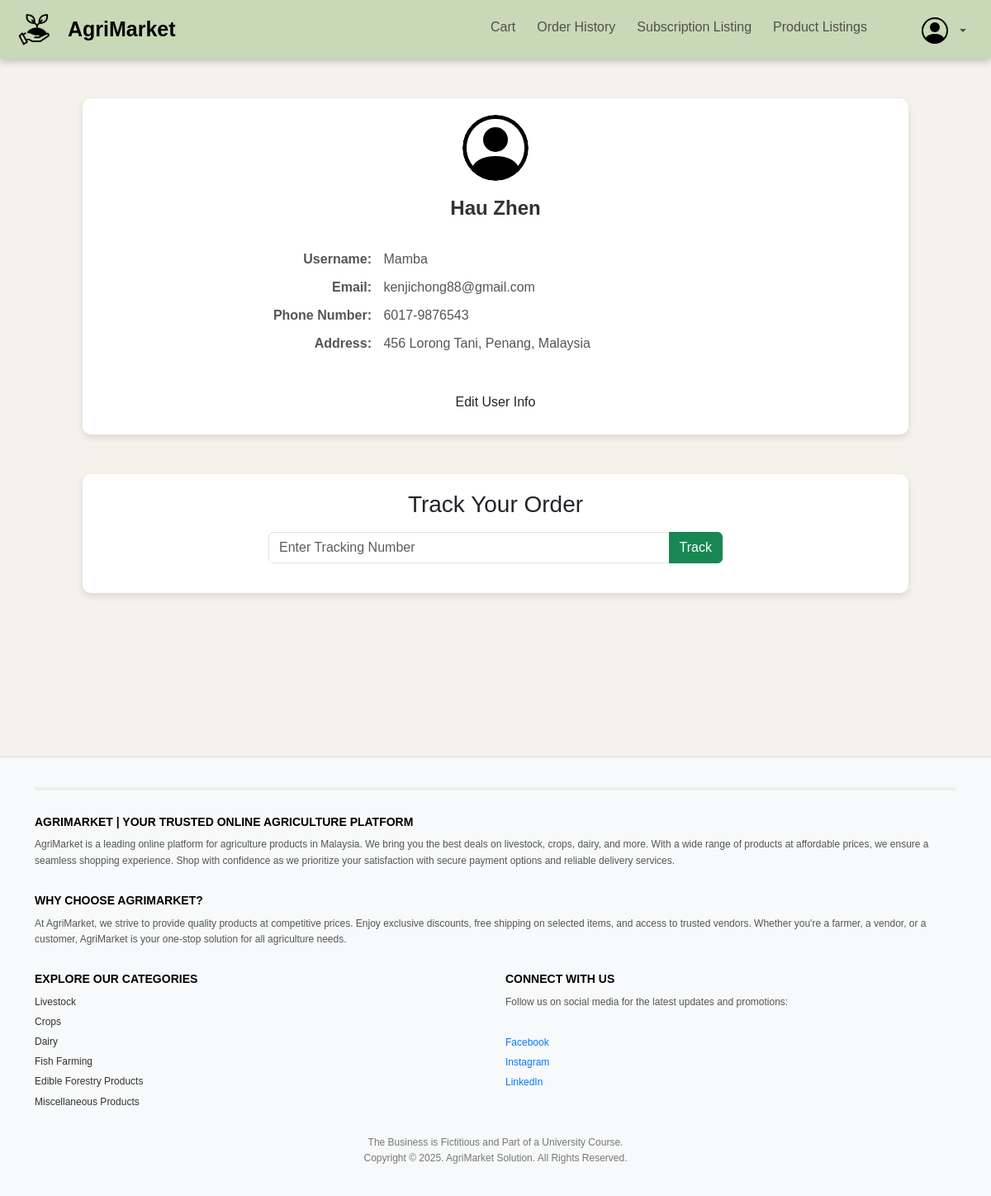
The app's page /Modules/customer/customer_profile.php (signed in) with its own data.
### tables this page shows
CREATE TABLE user (
    user_id INT AUTO_INCREMENT PRIMARY KEY,
    first_name VARCHAR(100) NOT NULL,
    last_name VARCHAR(100) NOT NULL,
    username VARCHAR(255) UNIQUE NOT NULL,
    email VARCHAR(255) UNIQUE NOT NULL,
    password VARCHAR(255) NOT NULL,
    role ENUM('Customer', 'Vendor', 'Staff', 'Admin') NOT NULL,
    phone_number VARCHAR(20) UNIQUE NOT NULL,
    home_address VARCHAR(200) NOT NULL,
    last_online DATETIME
);

### includes/database.php (called while the page is built, shortened)
<?php
function getCustomerDetails($user_id, $conn)
{
    $stmt = $conn->prepare("SELECT username, first_name, last_name, email, phone_number, home_address FROM user WHERE user_id = ?");
    $stmt->bind_param("i", $user_id);
    $stmt->execute();
    return $stmt->get_result()->fetch_assoc();
}

### Modules/customer/customer_profile.php (the view, shortened to what this page needs)
<?php
include '../../includes/database.php';
$user_id = $_SESSION['user_id'] ?? null;
$customer = getCustomerDetails($user_id, $conn);
?>
<!DOCTYPE html>
<html lang="en">
<head>
    <link rel="stylesheet" href="../../css/customer_profile.css">
</head>
<body class="customer_profile">
    <?php include '../../includes/header.php'; ?>
    <div class="container mt-5">
        <div class="profile-card">
            <div class="profile-header">
                <img src="../../assets/svg/person-circle.svg" alt="Customer Icon" class="profile-icon">
                <p class="customer-name">
                    <?= htmlspecialchars($customer['first_name'] . ' ' . $customer['last_name']); ?>
                </p>
            </div>
            <div class="profile-details mt-3">
                <p><strong>Username:</strong> <span><?= htmlspecialchars($customer['username']); ?></span></p>
                <p><strong>Email:</strong> <span><?= htmlspecialchars($customer['email']); ?></span></p>
                <p><strong>Phone Number:</strong> <span><?= htmlspecialchars($customer['phone_number']); ?></span></p>
                <p><strong>Address:</strong> <span><?= htmlspecialchars($customer['home_address']); ?></span></p>
            </div>
            <button class="btn edit-btn" data-bs-toggle="modal" data-bs-target="#editModal">Edit User Info</button>
        </div>
        <div class="tracking-card mt-5">
            <h3 class="text-center">Track Your Order</h3>
            <form action="" method="POST" class="tracking-form mt-3">
                <div class="input-group mb-3">
                    <input type="text" class="form-control" name="tracking_number" placeholder="Enter Tracking Number"
                        required>
                    <button class="btn btn-success" type="submit">Track</button>
                </div>
            </form>
        </div>
    </div>
    <?php include '../../includes/footer.php'; ?>
</body>
</html>

### includes/header.php (shortened to what this page needs)
<?php
require_once '../../includes/database.php';
$role = $_SESSION['role'];
$homeLink = "#";
if ($role === "Customer") {
    $homeLink = "../customer/main_page.php";
} elseif ($role === "Vendor") {
    $homeLink = "../customer/main_page.php";
} elseif ($role === "Staff") {
    $homeLink = "../staff/staff_dashboard.php";
} elseif ($role === "Admin") {
    $homeLink = "../admin/admin_dashboard.php";
}
$currentPage = basename($_SERVER['PHP_SELF']);
?>
<!DOCTYPE html>
<html lang="en">
<head>
    <link href="https://cdn.jsdelivr.net/npm/bootstrap@5.3.0/dist/css/bootstrap.min.css" rel="stylesheet">
    <link rel="stylesheet" href="../../css/header.css">
</head>
<body>
    <nav class="navbar navbar-expand-lg">
        <div class="container-fluid">
            <a class="navbar-brand" href="<?php echo $homeLink; ?>">
                <img src="../../Assets/img/logo.png" alt="logo" class="logo">
                AgriMarket
            </a>
            <div class="collapse navbar-collapse" id="navbarNav">
                <ul class="navbar-nav ms-auto">
                    <?php if ($role === "Customer" || $role === "Vendor"): ?>
                        <li class="nav-item">
                            <a class="nav-link <?php echo ($currentPage == 'cart.php') ? 'active' : ''; ?>"
                                href="../customer/cart.php">Cart</a>
                        </li>
                        <li class="nav-item">
                            <a class="nav-link <?php echo ($currentPage == 'order_history.php') ? 'active' : ''; ?>"
                                href="../customer/order_history.php">Order History</a>
                        </li>
                        <li class="nav-item">
                            <a class="nav-link <?php echo ($currentPage == 'subscription_listing.php') ? 'active' : ''; ?>"
                                href="../vendor/subscription_listing.php">Subscription Listing</a>
                        </li>
                    <?php endif; ?>
                    <?php if ($role === "Vendor"): ?>
                        <li class="nav-item">
                            <a class="nav-link <?php echo ($currentPage == 'product_listings.php') ? 'active' : ''; ?>"
                                href="../vendor/product_listings.php">Product Listings</a>
                        </li>
                    <?php endif; ?>
                    <li class="nav-item dropdown profile-item">
                        <a class="nav-link dropdown-toggle" href="#" id="navbarDropdown" role="button"
                            data-bs-toggle="dropdown" aria-expanded="false">
                            <img src="../../Assets/svg/person-circle.svg" alt="Profile">
                        </a>
                    </li>
                </ul>
            </div>
        </div>
    </nav>
</body>
</html>

### includes/footer.php
<link rel="stylesheet" href="../../css/footer.css">
<div class="footer-spacer"></div>
<footer class="footer mt-5">
    <div class="container">
        <hr class="footer-separator">
        <h5 class="footer-title">AGRIMARKET | YOUR TRUSTED ONLINE AGRICULTURE PLATFORM</h5>
        <p class="footer-description">
            AgriMarket is a leading online platform for agriculture products in Malaysia. We bring you the best deals on
            livestock, crops, dairy, and more. With a wide range of products at affordable prices, we ensure a seamless
            shopping experience. Shop with confidence as we prioritize your satisfaction with secure payment options and
            reliable delivery services.
        </p>
        <h5 class="footer-title">WHY CHOOSE AGRIMARKET?</h5>
        <p class="footer-description">
            At AgriMarket, we strive to provide quality products at competitive prices. Enjoy exclusive discounts, free
            shipping on selected items, and access to trusted vendors. Whether you're a farmer, a vendor, or a customer,
            AgriMarket is your one-stop solution for all agriculture needs.
        </p>
        <div class="row">
            <div class="col-md-6">
                <h5 class="footer-title">EXPLORE OUR CATEGORIES</h5>
                <ul class="footer-categories">
                    <li>Livestock</li>
                    <li>Crops</li>
                    <li>Dairy</li>
                    <li>Fish Farming</li>
                    <li>Edible Forestry Products</li>
                    <li>Miscellaneous Products</li>
                </ul>
            </div>
            <div class="col-md-6">
                <h5 class="footer-title">CONNECT WITH US</h5>
                <p class="footer-description">
                    Follow us on social media for the latest updates and promotions:
                </p>
                <ul class="footer-socials">
                    <li><a href="https://www.facebook.com/hautien.chong" target="_blank">Facebook</a></li>
                    <li><a href="https://www.instagram.com/ctien023" target="_blank">Instagram</a></li>
                    <li><a href="https://www.linkedin.com/in/chung-henn-teo" target="_blank">LinkedIn</a></li>
                </ul>
            </div>
        </div>
        <p class="footer-copyright">
            The Business is Fictitious and Part of a University Course.<br>
            Copyright © 2025. AgriMarket Solution. All Rights Reserved.
        </p>
    </div>
</footer>

### css/customer_profile.css (style rules this page uses)
body.customer_profile { background-color: #f5f1eb; font-family: Arial, sans-serif; }
.profile-card { background-color: #ffffff; border-radius: 10px; box-shadow: 0 4px 8px rgba(0, 0, 0, 0.1); padding: 20px; max-width: 1000px; margin: 0 auto; text-align: center; }
.profile-header { display: flex; flex-direction: column; align-items: center; }
.profile-icon { width: 80px; height: 80px; border-radius: 50%; margin-bottom: 15px; }
.customer-name { font-size: 1.5rem; font-weight: bold; color: #333; }
.profile-details { display: flex; flex-direction: column; gap: 10px; text-align: left; margin: 20px auto; max-width: 600px; }
.profile-details p { font-size: 1rem; color: #555; margin: 0; }
.profile-details strong { display: inline-block; width: 150px; text-align: right; margin-right: 10px; }
.edit-btn { background-color: #007bff; color: #fff; border: none; padding: 10px 20px; border-radius: 5px; margin-top: 20px; cursor: pointer; transition: background-color 0.3s ease; }
.text-center { text-align: center; }
.tracking-card { background-color: #ffffff; border-radius: 10px; box-shadow: 0 4px 8px rgba(0, 0, 0, 0.1); padding: 20px; max-width: 1000px; margin: 0 auto; text-align: center; }
.tracking-form .input-group { max-width: 550px; margin: 0 auto; }

### css/header.css (style rules this page uses)
.navbar { background-color:#c9d8b6; margin-bottom: 30px; box-shadow: 0px 4px 8px rgba(0, 0, 0, 0.2); }
.navbar .logo { width: 45px; height: 45px; margin-right: 15px; margin-left: 10px; }
.navbar .navbar-brand { display: flex; align-items: center; font-size: 25px; font-weight: bold; color: #000000; }
.navbar-brand { display: flex; align-items: center; }
.navbar .nav-link { color: #4f4f4f; }
.nav-item { margin-right: 10px; }
.profile-item { margin-left: 30px; }
.navbar-nav.ms-auto .nav-link { margin-top: 2px; display: flex; align-items: center; }
.navbar-nav .nav-link img { margin-left: 10px; margin-right: 10px; width: 32px; height: 32px; transition: transform 0.2s ease; }

### css/footer.css (style rules this page uses)
.footer-spacer { height: 150px; }
.footer { background-color: #f8f9fa; padding: 20px 10px; color: #333; font-size: 12px; line-height: 1.6; border-top: 1px solid #ddd; }
.footer-separator { border: 2px solid #c9d8b6; margin-bottom: 30px; }
.footer-title { font-size: 14px; font-weight: bold; margin-bottom: 10px; color: #000; }
.footer-description { margin-bottom: 30px; color: #555; }
.footer-categories, .footer-socials { list-style: none; padding: 0; margin: 0; }
.footer-categories li, .footer-socials li { margin-bottom: 5px; }
.footer-socials li a { color: #007bff; text-decoration: none; }
.footer-copyright { margin-top: 25px; font-size: 12px; color: #777; text-align: center; }

### records on screen
user: first_name+last_name "Hau Zhen", username "Mamba", email "kenjichong88@gmail.com", phone_number "6017-9876543", home_address "456 Lorong Tani, Penang, Malaysia"
